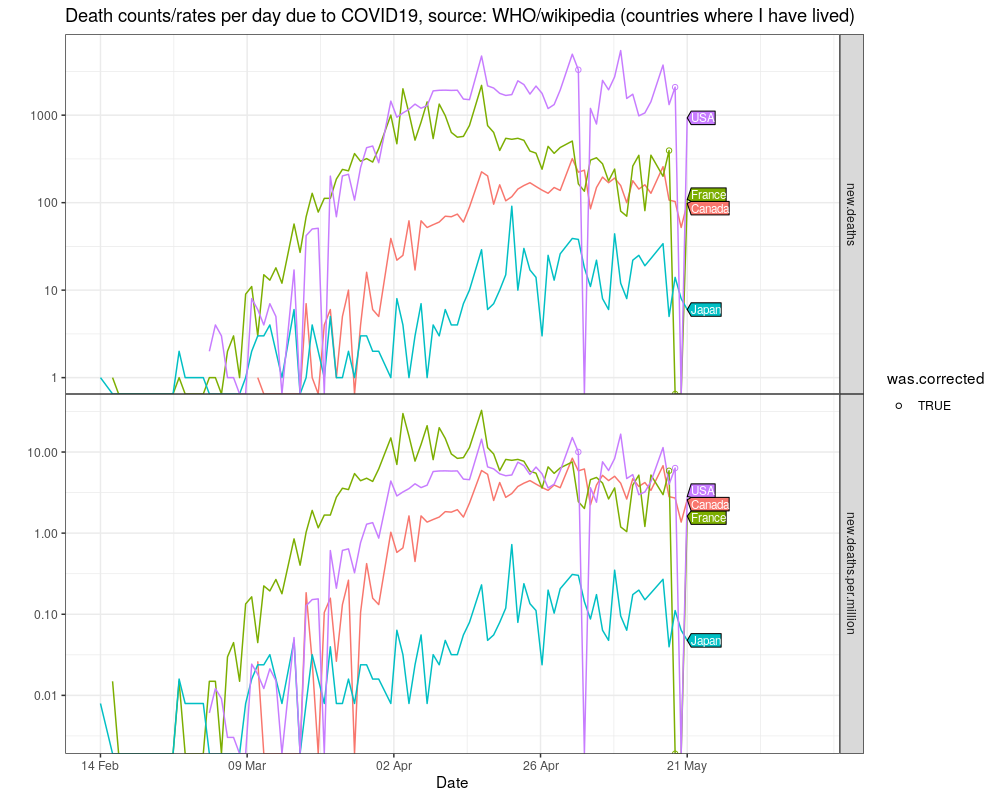

The script that saved this image:
source("packages.R")
Sys.setlocale(locale="C")

out.csv.vec <- Sys.glob("wikipedia/*.csv")

out.csv <- out.csv.vec[length(out.csv.vec)]
count.dt <- data.table::fread(out.csv)
count.dt[, date.POSIXct := as.POSIXct(date.POSIXct)]

orig.pop.dt <- data.table::fread(
  "population-download.csv"
)[count.dt, on="country"][order(country, -date.POSIXct)]
orig.pop.dt[, original := cum.deaths]
orig.pop.dt[, corrected := cummin(original), by=country]
orig.pop.dt[, was.corrected := original != corrected]
pop.dt <- melt(
  orig.pop.dt,
  measure.vars=c("original", "corrected"),
  id.vars=c("country", "population", "date.POSIXct", "was.corrected"),
  variable.name="data.type",
  value.name="cum.deaths")
pop.dt[, cum.deaths.per.capita := cum.deaths/population]
pop.dt[, cum.deaths.per.million := cum.deaths.per.capita*1e6]
most.recent <- pop.dt[
  is.finite(cum.deaths.per.capita), .SD[which.max(date.POSIXct)], by=country]
per.cap.rank <- most.recent[order(cum.deaths.per.capita)]
per.cap.rank[, percentile := (1:.N)/.N]
my.countries <- c(
  "France", "Japan", "Canada", "USA")
country.list <- list(
  "countries where I have lived"=my.countries,
  "selected countries"=c(
    my.countries,
    "China", "India", "Brazil", "Switzerland", "Austria"))
for(countries.i in seq_along(country.list)){
  show.countries <- country.list[[countries.i]]
  title.paren <- names(country.list)[[countries.i]]
  suffix <- if(countries.i==1)"" else paste0("-", gsub(" ", "-", title.paren))
  some.rank <- per.cap.rank[show.countries, on="country"]
  some.rank[, pop.M := population/1e6]
  some.rank[, `:=`(
    country.info=sprintf(
      "%s\npop=%.1fM\n%d deaths\n%.1f per M",
      country, pop.M,
      cum.deaths,
      cum.deaths.per.million),
    cum.deaths.info=sprintf(
      "%s\n%d deaths",
      country, 
      cum.deaths),
    cum.deaths.per.million.info=sprintf(
      "%s pop=%.1fM\n%.1f deaths per M",
      country,
      pop.M,
      cum.deaths.per.million))]
  some.info.cols <- c(
    "country",
    grep("info$", names(some.rank), value=TRUE))
  some.info <- some.rank[, ..some.info.cols]
  some.dt <- pop.dt[some.info, on="country"]
  some.range <- range(some.dt$date.POSIXct)
  xmax <- some.range[2]+(some.range[2]-some.range[1])*0.2
  ggplot()+
    geom_line(aes(
      date.POSIXct, cum.deaths.per.million,
      color=country.info,
      linetype=data.type),
      data=some.dt)+
    scale_linetype_manual(values=c(
      original="dotted",
      corrected="solid"))+
    coord_cartesian(xlim=c(some.range[1], xmax))+
    scale_x_datetime(
      breaks=seq(some.range[1], some.range[2], l=5),
      date_labels="%d %b")
  ggplot()+
    geom_line(aes(
      date.POSIXct, cum.deaths.per.million,
      color=country.info,
      linetype=data.type),
      data=some.dt)+
    scale_linetype_manual(values=c(
      original="dotted",
      corrected="solid"))+
    coord_cartesian(xlim=c(some.range[1], xmax))+
    scale_x_datetime(
      breaks=seq(some.range[1], some.range[2], l=5),
      date_labels="%d %b")+
    scale_y_log10()
  both.dt.list <- list()
  for(variable in c("cum.deaths", "cum.deaths.per.million")){
    v.info <- paste0(variable, ".info")
    info.dt <- some.rank[, c("country", v.info), with=FALSE]
    setnames(info.dt, c("country", "label"))
    v.cols <- c(
      variable, "country", "date.POSIXct", "label", "data.type",
      "was.corrected")
    v.count.dt <- some.dt[
      info.dt,
      v.cols,
      with=FALSE,
      on="country"]
    names(v.count.dt)[1] <- "value"
    both.dt.list[[variable]] <- data.table(
      variable, v.count.dt)
  }
  both.dt <- do.call(rbind, both.dt.list)
  diff.dt <- both.dt[was.corrected==TRUE & data.type=="original"]
  my.method <- list(cex=0.7, "last.polygons")
  gg <- ggplot()+
    ggtitle(paste0(
      "Cumulative death counts and rates due to COVID19, ",
      "source: WHO/wikipedia (",
      title.paren, ")"))+
    scale_linetype_manual(values=c(
      original="dotted",
      corrected="solid"))+
    geom_line(aes(
      date.POSIXct, value,
      color=country,
      linetype=data.type),
      data=both.dt)+
    geom_point(aes(
      date.POSIXct, value,
      color=country,
      shape=data.type),
      data=diff.dt)+
    scale_shape_manual(values=c(
      original=1))+
    coord_cartesian(xlim=c(some.range[1], xmax))+
    theme_bw()+
    theme(panel.spacing=grid::unit(0, "lines"))+
    facet_grid(variable ~ ., scales="free")+
    scale_x_datetime(
      "Date",
      breaks=seq(some.range[1], some.range[2], l=5),
      date_labels="%d %b")+
    scale_y_log10("")+
    scale_color_discrete(guide="none")+
    directlabels::geom_dl(aes(
      date.POSIXct, value, color=country, label=label),
      data=both.dt[data.type=="corrected"],
      method=my.method)
  print(gg)
  width <- 10
  height <- 8
  cum.png <- paste0(
    "wikipedia-population-analyze-cum",
    suffix,
    ".png")
  png(
    cum.png,
    width=width, height=height, units="in", res=100)
  print(gg)
  dev.off()
  new.dt <- some.dt[data.type=="corrected"][order(date.POSIXct), .(
    was.corrected,
    cum.deaths,
    new.deaths=c(cum.deaths[1], diff(cum.deaths)),
    date.POSIXct
  ), by=.(country, population)]
  new.dt[, new.deaths.per.capita := new.deaths/population]
  new.dt[, new.deaths.per.million := new.deaths.per.capita*1e6]
  new.dt[, day := strftime(date.POSIXct, "%a")]
  one.day <- new.dt[day=="Sun"]
  ggplot()+
    geom_line(aes(
      date.POSIXct, new.deaths.per.million, color=country),
      data=new.dt)+
    geom_point(aes(
      date.POSIXct, new.deaths.per.million, color=country, shape=day),
      data=one.day)+
    coord_cartesian(xlim=c(some.range[1], xmax))+
    scale_x_datetime(
      breaks=seq(some.range[1], some.range[2], l=5),
      date_labels="%d %b")
  new.tall <- melt(
    new.dt, measure.vars=c("new.deaths", "new.deaths.per.million"))
  corrected.dt <- new.tall[was.corrected==TRUE]
  gg <- ggplot()+
    ggtitle(paste0(
      "Death counts/rates per day due to COVID19, ",
      "source: WHO/wikipedia (",
      title.paren, ")"))+
    geom_line(aes(
      date.POSIXct, value, color=country),
      data=new.tall)+
    geom_point(aes(
      date.POSIXct, value,
      color=country,
      shape=was.corrected),
      data=corrected.dt)+
    scale_shape_manual(values=c(
      "TRUE"=1))+
    coord_cartesian(xlim=c(some.range[1], xmax))+
    scale_x_datetime(
      "Date",
      breaks=seq(some.range[1], some.range[2], l=5),
      date_labels="%d %b")+
    theme_bw()+
    scale_y_log10("")+
    theme(panel.spacing=grid::unit(0, "lines"))+
    facet_grid(variable ~ ., scales="free")
  dl <- directlabels::direct.label(gg, my.method)
  print(dl)
  rate.png <- paste0(
    "wikipedia-population-analyze",
    suffix,
    ".png")
  png(
    rate.png,
    width=width, height=height, units="in", res=100)
  print(dl)
  dev.off()
}
